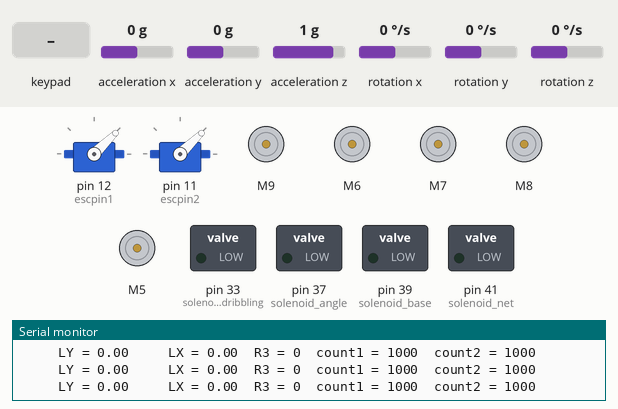
The sketch below on a simulated Arduino Mega 2560, built with avr-gcc and run on an emulated ATmega2560. Parts: 2 × servo, 5 × DC motor (green arrow = forward, orange = backward, longer = faster), switched loads named in the sketch (green lamp = pin HIGH), the last lines printed to the serial monitor. The inputs (shaded band) are chosen by the test bench; at power-on: rotation z 0 °/s, acceleration x 0 g, acceleration y 0 g, acceleration z 1 g, rotation x 0 °/s, rotation y 0 °/s.

Above: at 2.5 s.
2.6 s: rotation z set to -9 °/s
At 4.5 s:
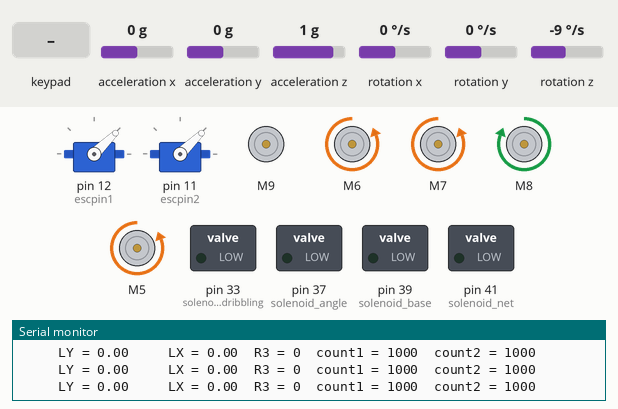
5.6 s: key 'U' pressed
At 6.8 s:
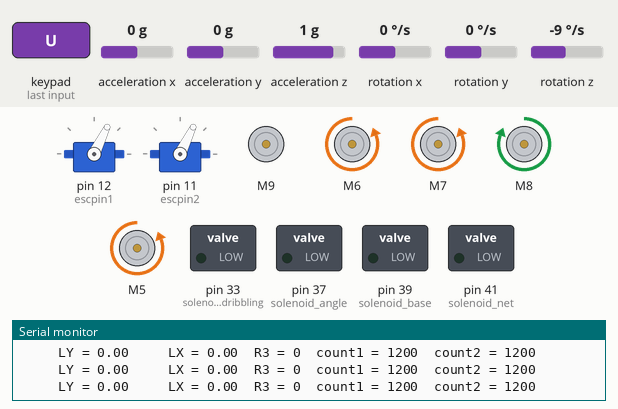
7.1 s: key 'D' pressed
At 8.1 s:
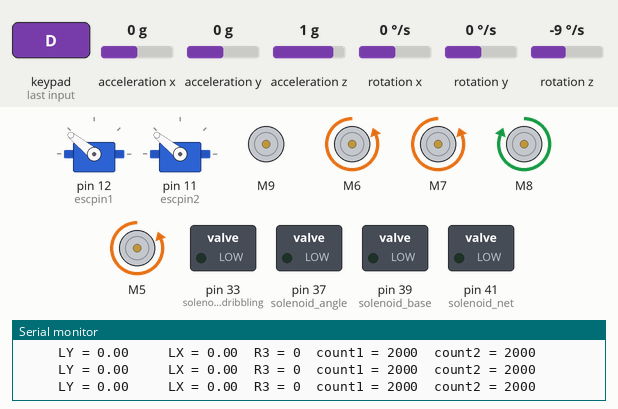
8.6 s: rotation z set to 100 °/s
At 9.7 s:
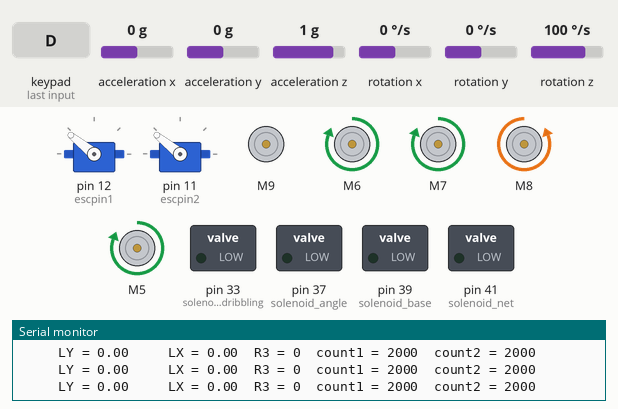
10.7 s: key 'L' pressed
At 11.1 s:
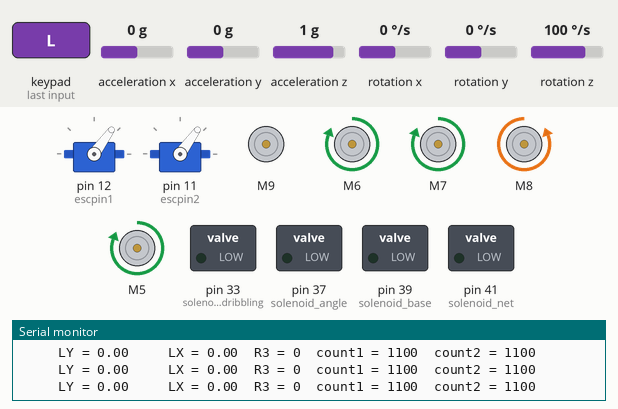
12.2 s: key 'T' pressed
At 13.2 s:
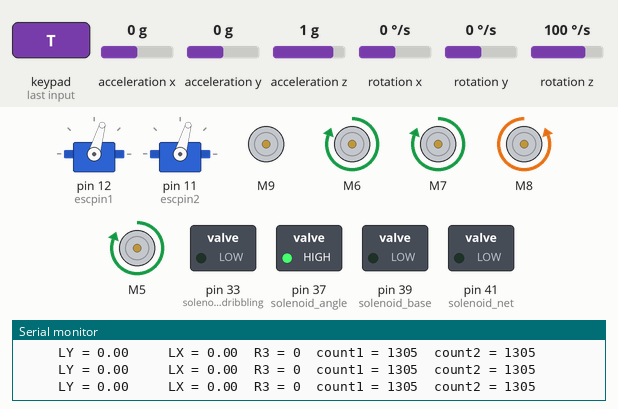
Timing chart, 0 to 14.7 s (numbered marks = the images above; inputs shaded):
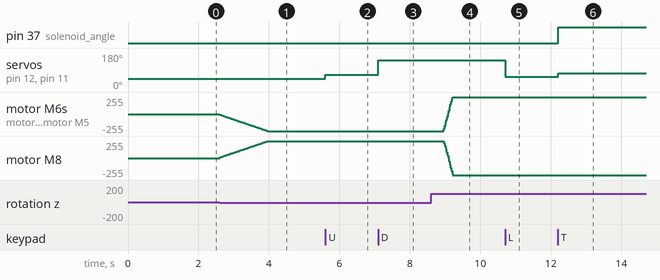

The sketch:

speed_position_R218.ino
```cpp
#include <PS2X_lib.h>
PS2X ps2x;
#include <Wire.h>
#include <MPU6050.h>
MPU6050 mpu;
// imu
unsigned long timer = 0;
float timeStep = 0.00999;
float yaw = 0;
//cytron
#include "CytronMotorDriver.h"
// CytronMD motor1(PWM_DIR, 11, 12);  // PWM 1 = Pin 3, DIR 1 = Pin 4.
// CytronMD motor2(PWM_DIR, 10, 9);
// CytronMD motor3(PWM_DIR, 8, 13); //on // PWM 1 = Pin 3, DIR 1 = Pin 4.
// CytronMD motor4(PWM_DIR, 7, 52);//on
// CytronMD motor5(PWM_DIR, 5, 53);
// CytronMD motor6(PWM_DIR, 5, 53);
CytronMD motor1(PWM_DIR, 6, 46);  // PWM 1 = Pin 3, DIR 1 = Pin 4.
CytronMD motor2(PWM_DIR, 7, 47);
CytronMD motor3(PWM_DIR, 8, 44);  // PWM 1 = Pin 3, DIR 1 = Pin 4.
CytronMD motor4(PWM_DIR, 5, 45);
CytronMD motor5(PWM_DIR, 9, 48);

//esc
#include <Servo.h>
Servo esc1;
Servo esc2;
int escpin1 = 12;
int escpin2 = 11;
int count1;  // BLDC motor speed 1
int count2;  // BLDC motor speed 2
//variables
float LY_mapped = 0;
float LX_mapped = 0;
float RY_mapped = 0;
float RX_mapped = 0;
int L1, L2, R1, R2,R3,L3;
float LY, LX, RY, RX;
int BLUE, FORWARD, BACKWARD, RIGHT, LEFT;
int GREEN = 0, RED = 0;
float M1 = 0;
float M2 = 0;
float M3 = 0;
float M4 = 0;
float R, theta, M, count3 = 0, count4 = 0, h = 0, j = 0, k = 0, l = 0, setpoint = 0, pre_error = 0, proportional, integral = 0, derivative, error, pid, a, b, c, d, A, B, C, D;
float kp = 0, ki = 0, kd = 0;
float motor_A = 0;
float motor_B = 0;
float motor_C = 0;
float motor_D = 0;
int motor_E = 0;

///solenoid
int R1_ref = 0;
int R2_ref = 0;
int L1_ref = 0;
int L2_ref = 0;
int c_ref1 = 0;
int t_ref1 = 0;
int s_ref1 = 0;
int R1_ref1 = 0;
int R3_ref=0;
int counter=0;
bool solenoid_state = LOW;
bool solenoid_state_dribble = LOW;
bool solenoid_state_angle = LOW;

bool solenoid_state_net = LOW;

int solenoid_dribbling = 33;  //dribling
int solenoid_angle = 37;      //angle    //40
int solenoid_base = 39;
int solenoid_net = 41;

bool field = false;
void setup() {
  //imu
  Serial.begin(57600);
  while (!mpu.begin(MPU6050_SCALE_2000DPS, MPU6050_RANGE_2G)) {
    Serial.println("Could not find a valid MPU6050 sensor, check wiring!");
    delay(500);
  }
  mpu.calibrateGyro();
  mpu.setThreshold(1);
  Serial.begin(57600);
  delay(1000);
  //esc
  esc1.attach(escpin1);
  esc2.attach(escpin2);
  count1 = 1000;
  count2 = 1000;
  esc1.writeMicroseconds(1000);
  esc2.writeMicroseconds(1000);

  //ps2
    // int error = ps2x.config_gamepad(30, 31, 32, 33, false, false);

  int error = ps2x.config_gamepad(22, 23, 24, 25);  //(PS2_CLK, PS2_CMD, PS2_ATT, PS2_DAT)

  if (error == 0) {
    Serial.println("PS2 controller found and configured.");
  } else {
    Serial.print("Error connecting controller: ");
    Serial.println(error);
  }
  delay(300);

  pinMode(solenoid_dribbling, OUTPUT);
  pinMode(solenoid_base, OUTPUT);
  pinMode(solenoid_angle, OUTPUT);
  pinMode(solenoid_net, OUTPUT);
}

void loop() {
  Vector norm = mpu.readNormalizeGyro();
  yaw = yaw + norm.ZAxis * timeStep;
  ps2x.read_gamepad();

  FORWARD = ps2x.ButtonPressed(PSB_PAD_UP);
  BACKWARD = ps2x.ButtonPressed(PSB_PAD_DOWN);
  LEFT = ps2x.ButtonPressed(PSB_PAD_LEFT);
  RIGHT = ps2x.ButtonPressed(PSB_PAD_RIGHT);

  L1 = ps2x.Button(PSB_L1);
  R1 = ps2x.Button(PSB_R1);
  L2 = ps2x.Button(PSB_L2);
  R2 = ps2x.Button(PSB_R2);
    L3 = ps2x.Button(PSB_L3);
   R3 = ps2x.Button(PSB_R3);

  if (L1 == 1) {
    motor_E = 120;
    //  motor5.setSpeed(100);
  } else if (R1 == 1) {
    motor_E = -120;
    // motor5.setSpeed(-100);
  } else {
    motor_E = 0;
  }
  motor5.setSpeed(motor_E);

  GREEN = ps2x.Button(PSB_TRIANGLE);
  RED = ps2x.Button(PSB_CIRCLE);
  BLUE = ps2x.Button(PSB_CROSS);
  LX = ps2x.Analog(PSS_LX);
  LY = ps2x.Analog(PSS_LY);
  RX = ps2x.Analog(PSS_RX);
  RY = ps2x.Analog(PSS_RY);

  LY_mapped = map(constrain(LY, 0, 255), 0, 255, 127, -127);
  LX_mapped = map(constrain(LX, 0, 255), 0, 255, 127, -127);
  RY_mapped = map(constrain(RY, 0, 255), 0, 255, 127, -127);
  RX_mapped = map(constrain(RX, 0, 255), 0, 255, -127, 127);

  if (abs(LY_mapped) < 5) LY_mapped = 0;
  if (abs(LX_mapped) < 5) LX_mapped = 0;
  if (LY_mapped > 5) LY_mapped -= 5;
  if (LY_mapped < -5) LY_mapped += 5;

  if (R2 > 0) {
    setpoint += 0.2;
  }
  if (L2 > 0) {
    setpoint -= 0.2;
  }
  kp = 23;  //30//25
  kd = 115;  //151//125
  ki = 0;

  locomotion();
  bldc();
  solenoid();

  Serial.print("     LY = ");
  Serial.print(LY_mapped);
  Serial.print("     LX = ");
  Serial.print(LX_mapped);

 Serial.print("  R3 = ");
  Serial.print(R3);
   Serial.print("  count1 = ");
  Serial.print(count1);
   Serial.print("  count2 = ");
  Serial.print(count2);


  Serial.println("");
  delay(5);
}

void locomotion() {

  R = sqrt((LX_mapped * LX_mapped) + (LY_mapped * LY_mapped));
  R=R*2.8;
  theta = atan2(LY_mapped, LX_mapped) * 180 / 3.142;

  a = R * sin((theta - 45) * 3.142 / 180);
  b = R * sin((135 - theta) * 3.142 / 180);
  d = R * sin((135 - theta) * 3.142 / 180);
  c = R * sin((theta - 45) * 3.142 / 180);

  error = setpoint - yaw;
  proportional = error;
  integral += error;
  derivative = error - pre_error;
  pre_error = error;
  pid = kp * proportional + ki * integral + kd * derivative;

  A = a -pid;
  B = b - pid;
  C = c + pid;
  D = -d - pid;

  motor_A = constrain(A, -255, 255);
  motor_B = constrain(B, -255, 255);
  motor_C = constrain(C, -255, 255);
  motor_D = constrain(D, -255, 255);
  motor1.setSpeed(motor_A );
  motor2.setSpeed(motor_B );
  motor3.setSpeed(motor_C );
  motor4.setSpeed(motor_D );

  //   motor1.setSpeed(50);
  // motor2.setSpeed(50);
  // motor3.setSpeed(50);
  // motor4.setSpeed(50);
}


void bldc() {

  //angle of throwing 30degree

  if (R3==1&&R3_ref==0){
    R3_ref=1;
    counter++;
  }
  if(R3==0){
    R3_ref=0;
  }
  if(counter%2==0){
    if (RIGHT == 1) {
    count1 = 1000;  // calibration speed
    count2 = 1000;
  }
  if (FORWARD == 1) {
    count1 =1200;  // Increase speed
    count2 =1200;
  }
  if (BACKWARD == 1) {
    count1 =2400;  // Decrease speed
    count2 =2400;
  }
  // Dribbling mode(angle=9)
  if (LEFT == 1) {
    count1 = 1100;//upper //1070//1060
    count2 = 1100;//lower // 1140//1120
  }
  }
  if(counter%2!=0){
       if (RIGHT == 1) {
    count1 = 1000;  // calibration speed
    count2 = 1000;
  }
  if (FORWARD == 1) {
    count1 += 25;  // Increase speed
    count2 += 25;
  }
  if (BACKWARD == 1) {
    count1 -= 25;  // Decrease speed
    count2 -= 25;
  }
  // Dribbling mode(angle=9)
  if (LEFT == 1) {
    count1 = 1120;//upper //1070//1060
    count2 = 1100;//lower // 1140//1120
  }
  }
  count1 = constrain(count1, 1000, 2000);
  count2 = constrain(count2, 1000, 2000);
  esc1.writeMicroseconds(count1);
  esc2.writeMicroseconds(count2);
}

void solenoid() {
  // base
  if (RED == 1 && c_ref1 == 0) {
    solenoid_state = !solenoid_state;
    digitalWrite(solenoid_base, solenoid_state);
    c_ref1 = 1;
  }
  if (RED == 0 && c_ref1 == 1) {
    c_ref1 = 0;
  }
  // dribble
  if (BLUE == 1 && t_ref1 == 0) {
    solenoid_state_dribble = !solenoid_state_dribble;
    digitalWrite(solenoid_dribbling, solenoid_state_dribble);
    t_ref1 = 1;
  }
  if (BLUE == 0 && t_ref1 == 1) {
    t_ref1 = 0;
  }
  // angle
  if (GREEN == 1 && s_ref1 == 0) {
    solenoid_state_angle = !solenoid_state_angle;
    digitalWrite(solenoid_angle, solenoid_state_angle);
    s_ref1 = 1;
    count1 = 1305;//1255
    count2 = 1305;//1255
    esc1.writeMicroseconds(count1);
    esc2.writeMicroseconds(count2);
  }
  if (GREEN == 0 && s_ref1 == 1) {
    s_ref1 = 0;
  }
  //   //net
  //   if (R1 == 1 && R1_ref1 == 0) {
  //     solenoid_state_net = !solenoid_state_net;
  //     digitalWrite(solenoid_net, solenoid_state_net);
  //     R1_ref1 = 1;
  //   }
  //   if (R1 == 0 && R1_ref1 == 1) {
  //     Serial.print(" %%% ");
  //     R1_ref1 = 0;
  //  }
}
```

Measured:
- after the input at 2.6 s, motor M6, motor M7, motor M5: moves from stopped to backward 255/255 over 1.4 s, starting at once; motor M8: moves from stopped to forward 255/255 over 1.4 s, starting at once
- after the input at 5.6 s, servo on pin 12 (escpin1), servo on pin 11 (escpin2): 44° → 64° at once
- after the input at 7.1 s, servo on pin 12 (escpin1), servo on pin 11 (escpin2): 64° → 141° at once
- after the input at 8.6 s, motor M6, motor M7: moves from backward 255/255 to forward 255/255 over 0.25 s, starting after 0.35 s; motor M8: moves from forward 255/255 to backward 255/255 over 0.25 s, starting after 0.35 s; motor M5: moves from backward 255/255 to forward 255/255 over 0.25 s, starting after 0.36 s
- after the input at 10.7 s, servo on pin 12 (escpin1), servo on pin 11 (escpin2): 141° → 54° at once
- after the input at 12.2 s, pin 37 (solenoid_angle): LOW → HIGH at once; servo on pin 12 (escpin1), servo on pin 11 (escpin2): 54° → 74° at once
